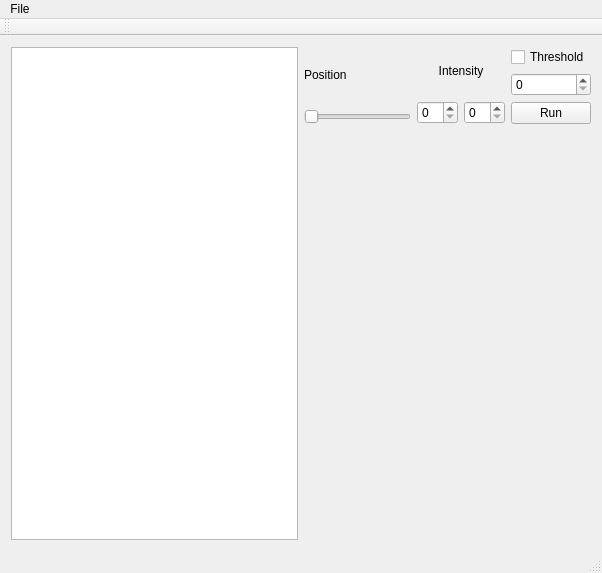
<?xml version="1.0" encoding="UTF-8"?>
<ui version="4.0">
 <class>MainWindow</class>
 <widget class="QMainWindow" name="MainWindow">
  <property name="geometry">
   <rect>
    <x>0</x>
    <y>0</y>
    <width>602</width>
    <height>573</height>
   </rect>
  </property>
  <property name="windowTitle">
   <string>AntHouse</string>
  </property>
  <widget class="QWidget" name="centralWidget">
   <property name="maximumSize">
    <size>
     <width>596</width>
     <height>507</height>
    </size>
   </property>
   <layout class="QGridLayout" name="gridLayout">
    <property name="sizeConstraint">
     <enum>QLayout::SetMaximumSize</enum>
    </property>
    <item row="0" column="0">
     <widget class="QListWidget" name="listWidget"/>
    </item>
    <item row="0" column="1">
     <layout class="QHBoxLayout" name="horizontalLayout">
      <property name="sizeConstraint">
       <enum>QLayout::SetMaximumSize</enum>
      </property>
      <item>
       <layout class="QVBoxLayout" name="verticalLayout">
        <property name="leftMargin">
         <number>0</number>
        </property>
        <property name="rightMargin">
         <number>0</number>
        </property>
        <item>
         <layout class="QHBoxLayout" name="horizontalLayout_3">
          <item>
           <layout class="QVBoxLayout" name="verticalLayout_2">
            <item>
             <widget class="QLabel" name="SlicePosition">
              <property name="text">
               <string>Position</string>
              </property>
              <property name="buddy">
               <cstring>sequenceSlider</cstring>
              </property>
             </widget>
            </item>
            <item>
             <widget class="QSlider" name="sequenceSlider">
              <property name="orientation">
               <enum>Qt::Horizontal</enum>
              </property>
             </widget>
            </item>
           </layout>
          </item>
          <item>
           <layout class="QVBoxLayout" name="verticalLayout_3">
            <item>
             <widget class="QLabel" name="label">
              <property name="text">
               <string>Intensity</string>
              </property>
              <property name="alignment">
               <set>Qt::AlignCenter</set>
              </property>
              <property name="buddy">
               <cstring>scrollArea</cstring>
              </property>
             </widget>
            </item>
            <item>
             <layout class="QHBoxLayout" name="horizontalLayout_2">
              <item>
               <widget class="QSpinBox" name="spinMinIntensity"/>
              </item>
              <item>
               <widget class="QSpinBox" name="spinMaxIntensity"/>
              </item>
             </layout>
            </item>
           </layout>
          </item>
          <item>
           <layout class="QVBoxLayout" name="verticalLayout_7">
            <item>
             <widget class="QCheckBox" name="checkBox">
              <property name="text">
               <string>Threshold</string>
              </property>
             </widget>
            </item>
            <item>
             <widget class="QSpinBox" name="binSpinBox">
              <property name="maximum">
               <number>255</number>
              </property>
             </widget>
            </item>
            <item>
             <widget class="QPushButton" name="binPushButton">
              <property name="text">
               <string>Run</string>
              </property>
             </widget>
            </item>
           </layout>
          </item>
         </layout>
        </item>
        <item>
         <widget class="QScrollArea" name="scrollArea">
          <property name="frameShape">
           <enum>QFrame::NoFrame</enum>
          </property>
          <property name="frameShadow">
           <enum>QFrame::Plain</enum>
          </property>
          <property name="lineWidth">
           <number>0</number>
          </property>
          <property name="verticalScrollBarPolicy">
           <enum>Qt::ScrollBarAlwaysOff</enum>
          </property>
          <property name="horizontalScrollBarPolicy">
           <enum>Qt::ScrollBarAlwaysOff</enum>
          </property>
          <property name="widgetResizable">
           <bool>true</bool>
          </property>
          <property name="alignment">
           <set>Qt::AlignCenter</set>
          </property>
          <widget class="QWidget" name="scrollAreaWidgetContents">
           <property name="geometry">
            <rect>
             <x>0</x>
             <y>0</y>
             <width>324</width>
             <height>387</height>
            </rect>
           </property>
           <layout class="QVBoxLayout" name="verticalLayout_6">
            <property name="spacing">
             <number>0</number>
            </property>
            <property name="margin">
             <number>0</number>
            </property>
            <item>
             <widget class="QLabel" name="_labelSliceView">
              <property name="lineWidth">
               <number>0</number>
              </property>
              <property name="text">
               <string/>
              </property>
             </widget>
            </item>
           </layout>
          </widget>
         </widget>
        </item>
       </layout>
      </item>
     </layout>
    </item>
   </layout>
  </widget>
  <widget class="QMenuBar" name="menuBar">
   <property name="geometry">
    <rect>
     <x>0</x>
     <y>0</y>
     <width>602</width>
     <height>25</height>
    </rect>
   </property>
   <widget class="QMenu" name="menuFile">
    <property name="title">
     <string>File</string>
    </property>
    <addaction name="actionOpen_folder"/>
    <addaction name="actionClose_folder"/>
    <addaction name="separator"/>
    <addaction name="actionExit"/>
   </widget>
   <addaction name="menuFile"/>
  </widget>
  <widget class="QToolBar" name="mainToolBar">
   <attribute name="toolBarArea">
    <enum>TopToolBarArea</enum>
   </attribute>
   <attribute name="toolBarBreak">
    <bool>false</bool>
   </attribute>
  </widget>
  <widget class="QStatusBar" name="statusBar"/>
  <action name="actionOpen_folder">
   <property name="text">
    <string>Open folder</string>
   </property>
   <property name="shortcut">
    <string>Ctrl+O</string>
   </property>
  </action>
  <action name="actionClose_folder">
   <property name="text">
    <string>Close folder</string>
   </property>
   <property name="shortcut">
    <string>Ctrl+W</string>
   </property>
  </action>
  <action name="actionExit">
   <property name="text">
    <string>Exit</string>
   </property>
   <property name="shortcut">
    <string>Ctrl+X</string>
   </property>
  </action>
 </widget>
 <layoutdefault spacing="6" margin="11"/>
 <resources/>
 <connections/>
</ui>
